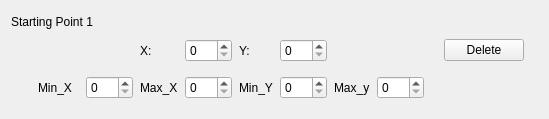
<?xml version="1.0" encoding="UTF-8"?>
<ui version="4.0">
 <class>PixelListItem</class>
 <widget class="QWidget" name="PixelListItem">
  <property name="geometry">
   <rect>
    <x>0</x>
    <y>0</y>
    <width>549</width>
    <height>119</height>
   </rect>
  </property>
  <property name="windowTitle">
   <string>Form</string>
  </property>
  <layout class="QHBoxLayout" name="main_layout">
   <item>
    <layout class="QGridLayout" name="grid_layout" columnstretch="0,0,0,0,0,0,0,0,0,0,0,0,0">
     <property name="horizontalSpacing">
      <number>7</number>
     </property>
     <item row="1" column="4">
      <widget class="QLabel" name="start_x_label">
       <property name="text">
        <string>X:</string>
       </property>
      </widget>
     </item>
     <item row="3" column="6">
      <widget class="QSpinBox" name="max_x_input">
       <property name="autoFillBackground">
        <bool>false</bool>
       </property>
       <property name="buttonSymbols">
        <enum>QAbstractSpinBox::UpDownArrows</enum>
       </property>
       <property name="maximum">
        <number>255</number>
       </property>
      </widget>
     </item>
     <item row="3" column="9">
      <widget class="QLabel" name="max_y_label">
       <property name="text">
        <string>Max_y</string>
       </property>
      </widget>
     </item>
     <item row="1" column="12">
      <widget class="QPushButton" name="delete_button">
       <property name="text">
        <string>Delete</string>
       </property>
      </widget>
     </item>
     <item row="3" column="0">
      <spacer name="verticalSpacer">
       <property name="orientation">
        <enum>Qt::Vertical</enum>
       </property>
       <property name="sizeType">
        <enum>QSizePolicy::Minimum</enum>
       </property>
       <property name="sizeHint" stdset="0">
        <size>
         <width>20</width>
         <height>40</height>
        </size>
       </property>
      </spacer>
     </item>
     <item row="3" column="8">
      <widget class="QSpinBox" name="min_y_input">
       <property name="autoFillBackground">
        <bool>false</bool>
       </property>
       <property name="buttonSymbols">
        <enum>QAbstractSpinBox::UpDownArrows</enum>
       </property>
       <property name="maximum">
        <number>255</number>
       </property>
      </widget>
     </item>
     <item row="3" column="7">
      <widget class="QLabel" name="min_y_label">
       <property name="text">
        <string>Min_Y</string>
       </property>
      </widget>
     </item>
     <item row="3" column="3">
      <widget class="QSpinBox" name="min_x_input">
       <property name="showGroupSeparator" stdset="0">
        <bool>false</bool>
       </property>
       <property name="maximum">
        <number>255</number>
       </property>
      </widget>
     </item>
     <item row="3" column="4">
      <widget class="QLabel" name="max_x_label">
       <property name="text">
        <string>Max_X</string>
       </property>
      </widget>
     </item>
     <item row="3" column="1">
      <widget class="QLabel" name="min_x_label">
       <property name="text">
        <string>Min_X</string>
       </property>
      </widget>
     </item>
     <item row="1" column="8">
      <widget class="QSpinBox" name="start_y_input">
       <property name="autoFillBackground">
        <bool>false</bool>
       </property>
       <property name="buttonSymbols">
        <enum>QAbstractSpinBox::UpDownArrows</enum>
       </property>
       <property name="maximum">
        <number>255</number>
       </property>
      </widget>
     </item>
     <item row="1" column="7">
      <widget class="QLabel" name="start_y_label">
       <property name="text">
        <string>Y:</string>
       </property>
      </widget>
     </item>
     <item row="3" column="10">
      <widget class="QSpinBox" name="max_y_input">
       <property name="autoFillBackground">
        <bool>false</bool>
       </property>
       <property name="buttonSymbols">
        <enum>QAbstractSpinBox::UpDownArrows</enum>
       </property>
       <property name="maximum">
        <number>255</number>
       </property>
      </widget>
     </item>
     <item row="1" column="6">
      <widget class="QSpinBox" name="start_x_input">
       <property name="showGroupSeparator" stdset="0">
        <bool>false</bool>
       </property>
       <property name="maximum">
        <number>255</number>
       </property>
      </widget>
     </item>
     <item row="0" column="0" colspan="5">
      <widget class="QLabel" name="label_2">
       <property name="text">
        <string>Starting Point 1</string>
       </property>
      </widget>
     </item>
     <item row="1" column="11">
      <spacer name="delete_spacer">
       <property name="orientation">
        <enum>Qt::Horizontal</enum>
       </property>
       <property name="sizeHint" stdset="0">
        <size>
         <width>40</width>
         <height>20</height>
        </size>
       </property>
      </spacer>
     </item>
    </layout>
   </item>
   <item>
    <spacer name="pushLeftSpacer">
     <property name="orientation">
      <enum>Qt::Horizontal</enum>
     </property>
     <property name="sizeHint" stdset="0">
      <size>
       <width>40</width>
       <height>20</height>
      </size>
     </property>
    </spacer>
   </item>
  </layout>
 </widget>
 <tabstops>
  <tabstop>start_x_input</tabstop>
  <tabstop>start_y_input</tabstop>
  <tabstop>max_x_input</tabstop>
  <tabstop>max_y_input</tabstop>
  <tabstop>min_y_input</tabstop>
  <tabstop>delete_button</tabstop>
  <tabstop>min_x_input</tabstop>
 </tabstops>
 <resources/>
 <connections/>
 <designerdata>
  <property name="gridDeltaX">
   <number>10</number>
  </property>
  <property name="gridDeltaY">
   <number>10</number>
  </property>
  <property name="gridSnapX">
   <bool>true</bool>
  </property>
  <property name="gridSnapY">
   <bool>true</bool>
  </property>
  <property name="gridVisible">
   <bool>true</bool>
  </property>
 </designerdata>
</ui>
